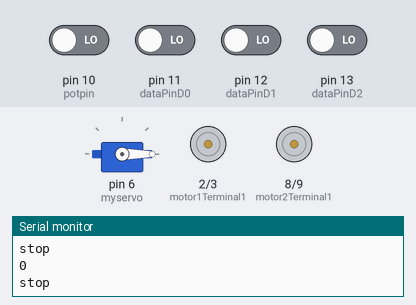
This sketch was run on a simulated Arduino Uno, built with avr-gcc and run on an emulated ATmega328P. Shown: servo, motor-driver pin pairs drawn as motors (green arrow = first pin HIGH = forward, orange = second pin HIGH = backward, longer = more drive), the last lines printed to the serial monitor. The inputs (shaded band) are chosen by the test bench; at power-on: pin 10 (potpin), pin 11 (dataPinD0), pin 12 (dataPinD1), pin 13 (dataPinD2) LOW.

Above: at 1.2 s.
1.3 s: pin 11 (dataPinD0) driven HIGH
At 1.9 s:
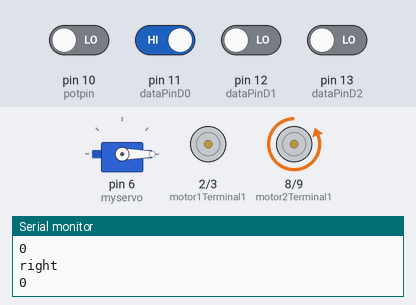
2.8 s: pin 10 (potpin) driven HIGH
At 4.0 s:
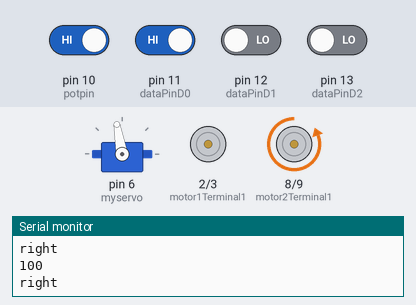
4.3 s: pin 11 (dataPinD0) driven LOW
At 5.3 s:
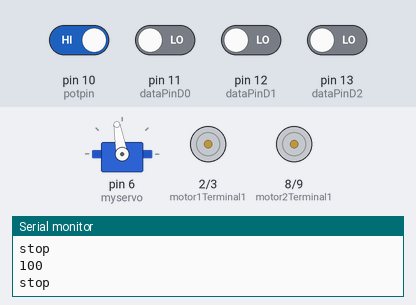
5.8 s: pin 12 (dataPinD1) driven HIGH
At 6.6 s:
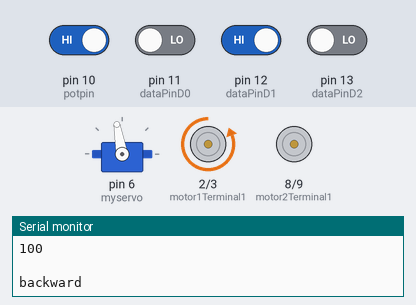
7.3 s: pin 10 (potpin) driven LOW
At 7.6 s:
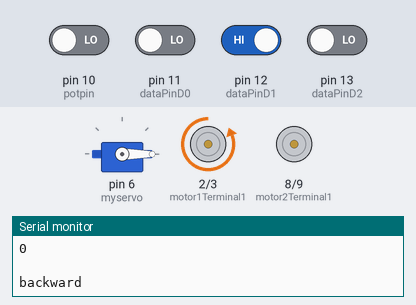
8.8 s: pin 12 (dataPinD1) driven LOW
At 10.3 s:
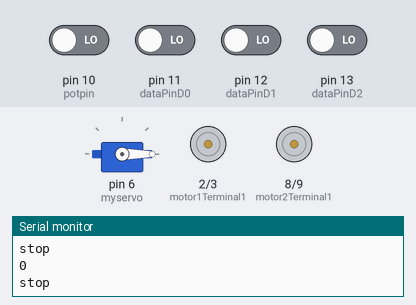
Timing chart, 0 to 11.3 s (numbered marks = the images above; inputs shaded):
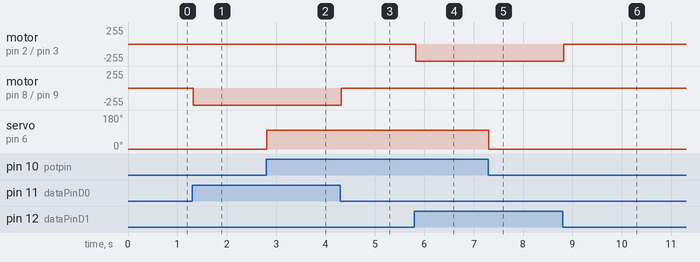

The sketch:

Reciever.ino
```cpp
#include <Servo.h> //include servo library

Servo myservo; // create servo object to control a servo
int dataPinD0=11; //data pin Do from decoder
int dataPinD1=12; //data pin D1 from decoder
int dataPinD2=13; //data pin D2 from decoder
int potpin = 10; //data pin from decoder
int Vccpin= A4; // Vcc for decoder and receiver
int Gndpin=A5; // Gnd for decoder and receiver
int VccForIC=A0; //Vcc for L293D IC
int GndForICC=A1; //Gnd for L293D IC
int motor1Terminal1=2; // motor1 terminal 1 connected to digital pin 2
int motor1Terminal2=3; // motor1 terminal 2 connected to digital pin 3
int motor2Terminal1=8; // motor2 terminal 1 connected to digital pin 8
int motor2Terminal2=9; // motor2 terminal 2 connected to digital pin 9
int valAnalogPin; // variable to read the value from the analog pin

void setup()
{
    Serial.begin(9600);
    myservo.attach(6); // attaches the servo on pin 9 to the servo object
    pinMode(potpin,INPUT);
    pinMode(Gndpin,OUTPUT);
    pinMode(Vccpin, OUTPUT);
    pinMode(VccForIC, OUTPUT);
    pinMode(GndForICC, OUTPUT);
    pinMode(dataPinD0, INPUT);
    pinMode(dataPinD1, INPUT);
    pinMode(dataPinD2, INPUT);
    pinMode(motor1Terminal1, OUTPUT);
    pinMode(motor1Terminal2, OUTPUT);
    pinMode(motor2Terminal1, OUTPUT);
    pinMode(motor2Terminal2, OUTPUT);
    digitalWrite(Gndpin,LOW);
    digitalWrite(Vccpin,HIGH);
    digitalWrite(VccForIC, HIGH);
    digitalWrite(GndForICC, LOW);
}

void loop()
{
    valAnalogPin=digitalRead(potpin);

    int val1=digitalRead(dataPinD0);
    int val2=digitalRead(dataPinD1);
    int val3=digitalRead(dataPinD2);

    if (val1==1 && val2==1 && val3==1)
    {
        valAnalogPin =map (valAnalogPin, 0,1,0,100);
        Serial.println(valAnalogPin);
        myservo.write(valAnalogPin);
        digitalWrite(motor1Terminal1, HIGH);
        digitalWrite(motor1Terminal2, LOW);
        digitalWrite(motor2Terminal1, LOW);
        digitalWrite(motor2Terminal2, LOW);
        Serial.println(" ");
        Serial.println("forward");
    }
    else if (val1==0 && val2==1 && val3==0)
    {
        valAnalogPin = map (valAnalogPin, 0,1,0,100);
        Serial.println(valAnalogPin);
        myservo.write(valAnalogPin);
        Serial.println(" ");
        Serial.println("backward");
        digitalWrite(motor1Terminal1, LOW);
        digitalWrite(motor1Terminal2, HIGH);
        digitalWrite(motor2Terminal1, LOW);
        digitalWrite(motor2Terminal2, LOW);
    }
    else if (val1==1 && val2==0 && val3==0)
    {
        valAnalogPin =map (valAnalogPin, 0,1,0,100);
        Serial.println(valAnalogPin);
        myservo.write(valAnalogPin);
        Serial.println("");
        Serial.println("right");
        digitalWrite(motor1Terminal1, LOW);
        digitalWrite(motor1Terminal2, LOW);
        digitalWrite(motor2Terminal1, LOW);
        digitalWrite(motor2Terminal2, HIGH);
    }
        else if (val1==0 && val2==0 && val3==1)
    {
        valAnalogPin =map (valAnalogPin, 0,1,0,100);
        Serial.println(valAnalogPin);
        myservo.write(valAnalogPin);
        Serial.println(" ");
        Serial.println("left");
        digitalWrite(motor1Terminal1, LOW);
        digitalWrite(motor1Terminal2, LOW);
        digitalWrite(motor2Terminal1, HIGH);
        digitalWrite(motor2Terminal2, LOW);
    }
    else if (val1==0 && val2==0 && val3==0)
    {
        valAnalogPin =map (valAnalogPin, 0,1,0,100);
        Serial.println(valAnalogPin);
        myservo.write(valAnalogPin);
        Serial.println("");
        Serial.println("stop");
        digitalWrite(motor1Terminal1, LOW);
        digitalWrite(motor1Terminal2, LOW);
        digitalWrite(motor2Terminal1, LOW);
        digitalWrite(motor2Terminal2, LOW);
    }
}
```

Measured:
- after the input at 1.3 s, motor on pin 8 (motor2Terminal1) / pin 9 (motor2Terminal2): stopped → backward 255/255 at once
- after the input at 2.8 s, servo on pin 6 (myservo): 0° → 100° at once
- after the input at 4.3 s, motor on pin 8 (motor2Terminal1) / pin 9 (motor2Terminal2): backward 255/255 → stopped at once
- after the input at 5.8 s, motor on pin 2 (motor1Terminal1) / pin 3 (motor1Terminal2): stopped → backward 255/255 at once
- after the input at 7.3 s, servo on pin 6 (myservo): 100° → 0° at once
- after the input at 8.8 s, motor on pin 2 (motor1Terminal1) / pin 3 (motor1Terminal2): backward 255/255 → stopped at once
